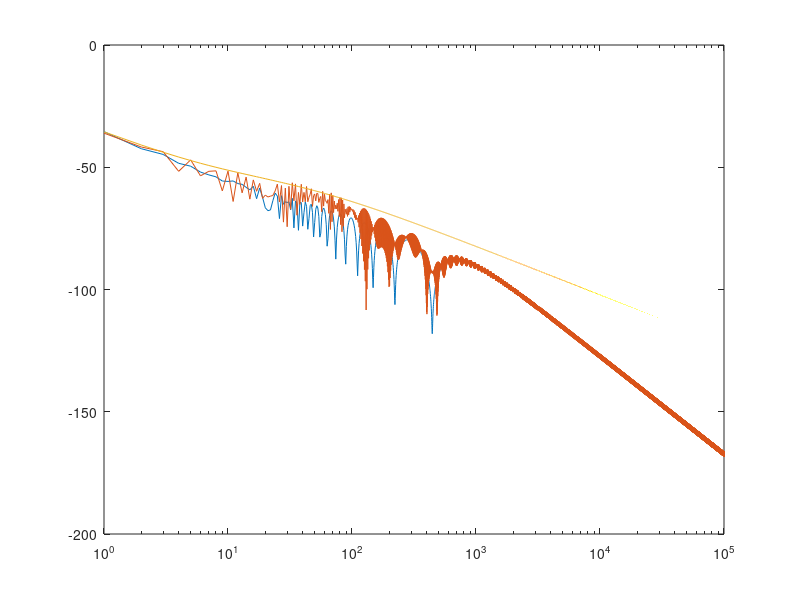

Source code (MATLAB):
clear all; close all;

f = 26e9;
d1 = 0:1:100000;
K = ((3e8/(26e9*pi))^2)*(60*0.1*(16/(3*pi)))/(71*8);
hTX = 1.6; hRX = 1.6;
thetai = (pi/2)-atan( (hTX+hRX)./d1);
d2 = sqrt( (hTX+hRX)^2 + d1.^2);

eps_r = 5;
a = sqrt(1/eps_r)*sqrt(1 - (sin(thetai).^2)/eps_r);

gamma_par = (cos(thetai) - a) ./ (cos(thetai) + a);
beta = (2*pi*f)/3e8;

sum = (exp(-1i*beta.*d1)./d1) + (gamma_par.*exp(-1i*beta.*d2)) ./ d2;
Egnd = (gamma_par.*exp(-1i*beta.*d2)) ./ d2;
Prx = K*abs(sum).^2;
Prx_dBm = 10*log10(Prx/0.001);

semilogx(d1, Prx_dBm);
%%%%%%%%%%%%%%%%%%%%%%%%%%%%%%%%%%%%%%%%%%%%%%%%%%%
sum = (1./d1) + (gamma_par) ./ d2;
Egnd2 = (gamma_par) ./ d2;

Prx = K*abs(sum).^2;
Prx_dBm = 10*log10(Prx/0.001);
%hold on;
%semilogx(d1, Prx_dBm);
%%%%%%%%%%%%%%%%%%%%%%%%%%
Edir = exp(-1i*beta.*d1)./d1;

thetai1 = atan( (d1./2)/ 5);
eps_r = 4.5;
a = sqrt(eps_r)*sqrt(1 - (sin(thetai1).^2)/eps_r);
gamma_perp = (cos(thetai1) - a) ./ (cos(thetai1) + a);
dn = sqrt(d1.^2+(10)^2);
E11 = gamma_perp.*exp(-1i.*dn)./dn;
%
eps_r = 3.7;
a = sqrt(eps_r)*sqrt(1 - (sin(thetai1).^2)/eps_r);
gamma_perp = (cos(thetai1) - a) ./ (cos(thetai1) + a);
dn = sqrt(d1.^2+(10)^2);
E12 = gamma_perp.*exp(-1i.*dn)./dn;
%
thetai2 = atan( (d1./4)/ 5);
eps_r1 = 3.7; eps_r2 =4.5;
a1 = sqrt(eps_r1)*sqrt(1 - (sin(thetai2).^2)/eps_r1);
gamma_perp1 = (cos(thetai2) - a1) ./ (cos(thetai2) + a1);
dn = sqrt(d1.^2+(20)^2);
a2 = sqrt(eps_r2)*sqrt(1 - (sin(thetai2).^2)/eps_r2);
gamma_perp2 = (cos(thetai2) - a2) ./ (cos(thetai2) + a2);
E2 = gamma_perp1 .* gamma_perp2 .* exp(-1i.*dn)./dn;

sum = Edir + E11 + E12 + E2*2 + Egnd;
Prx = K*abs(sum).^2;
Prx_dBm = 10*log10(Prx/0.001);

hold on;
semilogx(d1, Prx_dBm);

%%%%%%%%%%%%%%%%%%%%%%%%%%
Edir = 1./d1;

thetai1 = atan( (d1./2)/ 5);
eps_r = 4.5;
a = sqrt(eps_r)*sqrt(1 - (sin(thetai1).^2)/eps_r);
gamma_perp = (cos(thetai1) - a) ./ (cos(thetai1) + a);
dn = sqrt(d1.^2+(10)^2);
E11 = gamma_perp./dn;
%
eps_r = 3.7;
a = sqrt(eps_r)*sqrt(1 - (sin(thetai1).^2)/eps_r);
gamma_perp = (cos(thetai1) - a) ./ (cos(thetai1) + a);
dn = sqrt(d1.^2+(10)^2);
E12 = gamma_perp./dn;
%
thetai2 = atan( (d1./4)/ 5);
eps_r1 = 3.7; eps_r2 =4.5;
a1 = sqrt(eps_r1)*sqrt(1 - (sin(thetai2).^2)/eps_r1);
gamma_perp1 = (cos(thetai2) - a1) ./ (cos(thetai2) + a1);
dn = sqrt(d1.^2+(20)^2);
a2 = sqrt(eps_r2)*sqrt(1 - (sin(thetai2).^2)/eps_r2);
gamma_perp2 = (cos(thetai2) - a2) ./ (cos(thetai2) + a2);
E2 = gamma_perp1 .* gamma_perp2./dn;

sum = abs(Edir) + abs(E11) + abs(E12) + abs(E2)*2;
Prx = K*abs(sum).^2;
Prx_dBm = 10*log10(Prx/0.001);

hold on;
semilogx(d1, Prx_dBm);

